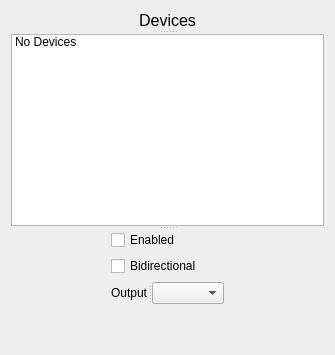
     <widget class="QWidget" name="tab_device">
      <attribute name="title">
       <string>Devices</string>
      </attribute>
      <layout class="QGridLayout" name="gridLayout_2">
       <item row="0" column="0">
        <widget class="QSplitter" name="splitter_3">
         <property name="sizePolicy">
          <sizepolicy hsizetype="Preferred" vsizetype="Preferred">
           <horstretch>0</horstretch>
           <verstretch>0</verstretch>
          </sizepolicy>
         </property>
         <property name="orientation">
          <enum>Qt::Vertical</enum>
         </property>
         <widget class="QLabel" name="lbl_midi_dev">
          <property name="sizePolicy">
           <sizepolicy hsizetype="MinimumExpanding" vsizetype="Fixed">
            <horstretch>0</horstretch>
            <verstretch>0</verstretch>
           </sizepolicy>
          </property>
          <property name="font">
           <font>
            <family>Tahoma</family>
            <pointsize>12</pointsize>
           </font>
          </property>
          <property name="text">
           <string>Devices</string>
          </property>
          <property name="alignment">
           <set>Qt::AlignCenter</set>
          </property>
         </widget>
         <widget class="QListWidget" name="list_midi_dev">
          <property name="sizePolicy">
           <sizepolicy hsizetype="Preferred" vsizetype="Fixed">
            <horstretch>0</horstretch>
            <verstretch>0</verstretch>
           </sizepolicy>
          </property>
          <property name="maximumSize">
           <size>
            <width>500</width>
            <height>16777215</height>
           </size>
          </property>
          <item>
           <property name="text">
            <string>No Devices</string>
           </property>
          </item>
         </widget>
         <widget class="QWidget" name="verticalLayoutWidget">
          <property name="sizePolicy">
           <sizepolicy hsizetype="MinimumExpanding" vsizetype="Fixed">
            <horstretch>0</horstretch>
            <verstretch>0</verstretch>
           </sizepolicy>
          </property>
          <layout class="QVBoxLayout" name="verticalLayout">
           <property name="sizeConstraint">
            <enum>QLayout::SetFixedSize</enum>
           </property>
           <property name="leftMargin">
            <number>100</number>
           </property>
           <property name="rightMargin">
            <number>100</number>
           </property>
           <item>
            <widget class="QCheckBox" name="check_enabled">
             <property name="sizePolicy">
              <sizepolicy hsizetype="MinimumExpanding" vsizetype="Fixed">
               <horstretch>0</horstretch>
               <verstretch>0</verstretch>
              </sizepolicy>
             </property>
             <property name="maximumSize">
              <size>
               <width>16777215</width>
               <height>25</height>
              </size>
             </property>
             <property name="text">
              <string>Enabled</string>
             </property>
            </widget>
           </item>
           <item>
            <widget class="QCheckBox" name="bidirectional">
             <property name="sizePolicy">
              <sizepolicy hsizetype="MinimumExpanding" vsizetype="Fixed">
               <horstretch>0</horstretch>
               <verstretch>0</verstretch>
              </sizepolicy>
             </property>
             <property name="maximumSize">
              <size>
               <width>16777215</width>
               <height>25</height>
              </size>
             </property>
             <property name="text">
              <string>Bidirectional</string>
             </property>
            </widget>
           </item>
           <item>
            <widget class="QSplitter" name="splitter_4">
             <property name="sizePolicy">
              <sizepolicy hsizetype="MinimumExpanding" vsizetype="Fixed">
               <horstretch>0</horstretch>
               <verstretch>0</verstretch>
              </sizepolicy>
             </property>
             <property name="orientation">
              <enum>Qt::Horizontal</enum>
             </property>
             <widget class="QLabel" name="label">
              <property name="sizePolicy">
               <sizepolicy hsizetype="MinimumExpanding" vsizetype="Fixed">
                <horstretch>0</horstretch>
                <verstretch>0</verstretch>
               </sizepolicy>
              </property>
              <property name="maximumSize">
               <size>
                <width>16777215</width>
                <height>25</height>
               </size>
              </property>
              <property name="text">
               <string>Output</string>
              </property>
             </widget>
             <widget class="QComboBox" name="outbox">
              <property name="sizePolicy">
               <sizepolicy hsizetype="MinimumExpanding" vsizetype="Fixed">
                <horstretch>0</horstretch>
                <verstretch>0</verstretch>
               </sizepolicy>
              </property>
              <property name="maximumSize">
               <size>
                <width>16777215</width>
                <height>25</height>
               </size>
              </property>
             </widget>
            </widget>
           </item>
           <item>
            <spacer name="verticalSpacer">
             <property name="orientation">
              <enum>Qt::Vertical</enum>
             </property>
             <property name="sizeHint" stdset="0">
              <size>
               <width>20</width>
               <height>40</height>
              </size>
             </property>
            </spacer>
           </item>
          </layout>
         </widget>
        </widget>
       </item>
      </layout>
     </widget>
